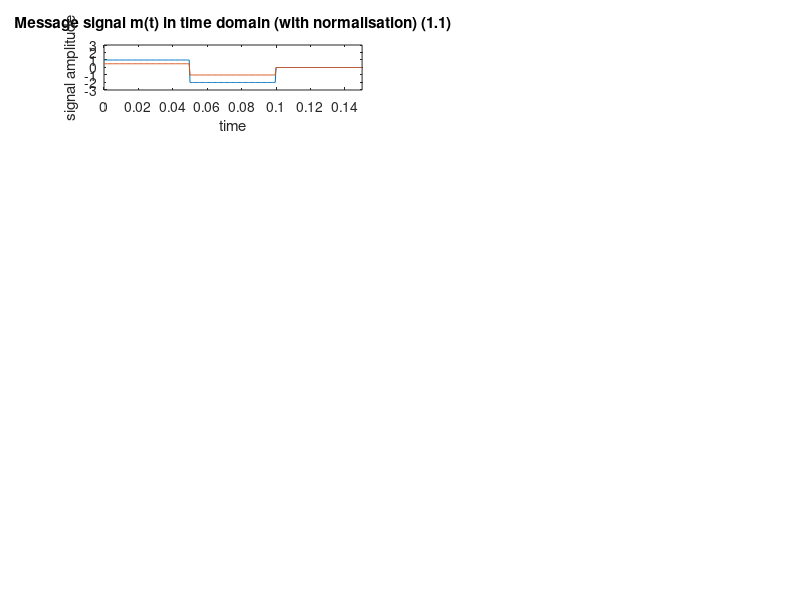

This figure's MATLAB source: (Note: this script raises an error after producing the figure.)
%%  ACS232 Analog Modulation Lab, University of Sheffield - Spring 2019
clear variables;
close all;
%% System Parameters

% Message signal parameters
ts=5e-4;                                                                                                                            % Sampling interval
T=0.15;                                                                                                                             % Message signal time duration
% Modulation parameters
fc=250;                                                                                                                             % Frequency of the carrier
a=0.85;                                                                                                                             % Modulation signal     
% Frequency representation parameters
df=0.1;                                                                                                                             % Frequency resolution to plot Fourier transform
%% Message signal construction and plot against normalised signal (1.1)

t=0:ts:T;                                                                                                                           % Time indices for signal representation
m=[ones(1,floor(length(t)/3)) -2*ones(1,floor(length(t)/3)) zeros(1,ceil(length(t)/3))];                                            % Message signal construction
mnorm = m/max(abs(m));                                                                                                              % Construction of the normalised message signal

figure;                                                                                                                             % Creates a new message signal
subplot(6,2,1)                                                                                                                      % Creates a new subplot
plot(t,m)                                                                                                                           % Plots message signal against time                                                                                      % Sets the graph to                         
xlabel('time')                                                                                                                      % Labels x axis of the plot
ylabel('signal amplitude')                                                                                                          % Labels y axis of the plot
axis([0 T -3 3])                                                                                                                    % Sets the axis limits shown on the x and y axes

hold on                                                                                                                             % Retains the next plot in the current axes
plot(t,mnorm)                                                                                                                       % Plots normalised message signal against time
title('Message signal m(t) in time domain (with normalisation) (1.1)')                                                              % Labels the plot

% Fourier Transform: Uses the fourier transform function to return the transform of the discrete time signal M
% Inputs taken are of the discrete time signal, the time interval and desired frequency interval (m, ts, df)
% Outputs given are fourier transform, the frequencies for which the transform is evaluated in M, and the frequency interval used (M, freq_M, df_M)
[M,freq_M, df_M]=fourier_transform(m,ts,df);
subplot(6,2,2)                                                                                                                      % Creates a new subplot
plot(freq_M,abs(M));                                                                                                                % Plots the absolute value of the fourier transform of M against it's frequency
xlabel('frequency')                                                                                                                 % Labels x axis of the plot
ylabel('M(f)')                                                                                                                      % Labels y axis of the plot
axis([-1000 1000 0 0.15])                                                                                                           % Sets the axis limits shown on the x and y axes
title('Spectrum of Message signal in frequency domain (1.1)')                                                                       % Labels the plot

%% Carrier signal construction and plot (1.2)

Ac = 1;                                                                                                                             % Defines the carrier signal amplitude
c = Ac.*cos(2.*pi.*fc.*t);                                                                                                          % Defines the carrier signal, with frequency 250 Hz, and Ac = 1

subplot(6,2,3)                                                                                                                      % Creates a new subplot
plot(t,c)                                                                                                                           % Plots the carrier signal against time
xlabel('time')                                                                                                                      % Labels x axis of the plot
ylabel('signal amplitude')                                                                                                          % Labels y axis of the plot
axis([0 T -3 3])                                                                                                                    % Sets the axis limits shown on the x and y axes
title('Carrier signal c(t) in time domain (1.2)')                                                                                   % Labels the plot

[C,freq_C, df_C]=fourier_transform(c,ts,df);                                                                                        % Computes the fourier transform of the carrier signal
subplot(6,2,4)                                                                                                                      % Creates a new subplot
plot(freq_C,abs(C));                                                                                                                % Plots the absolute value of the fourier transform of the carrier against it's frequency
xlabel('frequency')                                                                                                                 % Labels x axis of the plot
ylabel('C(f)')                                                                                                                      % Labels y axis of the plot
axis([-1000 1000 0 0.1])                                                                                                            % Sets the axis limits shown on the x and y axes
title('Spectrum of Carrier signal in frequency domain (1.2)')                                                                       % Labels the plot
%% Conventional AM modulated signal construction and plot (1.2)

uc=(1+(a.*mnorm)).*c;                                                                                                               % Defines the Conventional AM modulated signal (without carrier suppression) using the normalised message signal and carrier signal

subplot(6,2,5)                                                                                                                      % Creates a new subplot
plot(t,uc)                                                                                                                          % Plots the conventional AM modulated signal against time
xlabel('time')                                                                                                                      % Labels x axis of the plot
ylabel('Uc(t)')                                                                                                                     % Labels y axis of the plot
axis([0 T -3 3])                                                                                                                    % Sets the axis limits shown on the x and y axes
title('Conventional AM Modulated Signal in time domain (1.2)')                                                                      % Labels the plot

subplot(6,2,6)                                                                                                                      % Creates a new subplot
[UC,freq_UC, df_UC]=fourier_transform(uc,ts,df);                                                                                    % Computes the fourier transform of the conventional AM modulated signal
plot(freq_UC,abs(UC));                                                                                                              % Plots the absolute value of the fourier transform of the conventional AM modulated signal against it's frequency
xlabel('frequency')                                                                                                                 % Labels x axis of the plot
ylabel('Uc(f)')                                                                                                                     % Labels y axis of the plot
axis([-1000 1000 0 0.1])                                                                                                            % Sets the axis limits shown on the x and y axes
title('Spectrum of the conventional AM modulated signal in the frequency domain (1.2)')                                             % Labels the plot
%% Double Sideband Supressed-Carrier (DSB-SC) Analog Modulated Signal construction and plot (1.3)

ud = m.*c;                                                                                                                          % Defines the DSB-SC analog modulated signal as the product of the message and carrier signals

subplot(6,2,7)                                                                                                                      % Creates a new subplot
plot(t,ud)                                                                                                                          % Plots the DSB-SC analog modulated signal against time
title('Double Sideband Supressed-Carrier (DSB-SC) Analog Modulated Signal in time domain (1.3)')                                    % Labels the plot
xlabel('time')                                                                                                                      % Labels x axis of the plot
ylabel('Ud(t)')                                                                                                                     % Labels y axis of the plot
axis([0 0.15 -2.5 2.5])                                                                                                             % Sets the axis limits shown on the x and y axes

subplot(6,2,8)                                                                                                                      % Creates a new subplot
[UD,freq_UD, df_UD]=fourier_transform(ud,ts,df);                                                                                    % Computes the fourier transform of the DSB-SC analog modulated signal
plot(freq_UD,abs(UD));                                                                                                              % Plots the absolute value of the fourier transform of the DSB-SC modulated signal against it's frequency
xlabel('frequency')                                                                                                                 % Labels x axis of the plot
ylabel('M(f)C(f) or Ud(f)')                                                                                                          % Labels y axis of the plot
axis([-1000 1000 0 0.06])                                                                                                           % Sets the axis limits shown on the x and y axes
title('Spectrum of the Double Sideband Suppressed modulated signal in the frequency domain (1.3)')                                  % Labels the plot
%% DSB-SC AM Modulated signal mixed with carrier, construction and plot (2.1)

y = ud.*c;                                                                                                                          % Defines y, a mix of the DSB-SC and carrier signals

subplot(6,2,9)                                                                                                                      % Creates a new subplot
plot(t,y)                                                                                                                           % Plots the mix of the DSB-SC and carrier signal against time
xlabel('time')                                                                                                                      % Labels x axis of the plot
ylabel('signal amplitude')                                                                                                          % Labels y axis of the plot
axis([0 0.15 -2.5 2.5])                                                                                                             % Sets the axis limits shown on the x and y axes
title('Double Sideband Suppressed modulated signal mixed with the carrier signal in the time domain (2.1)')                         % Labels the plot

subplot(6,2,10)                                                                                                                     % Creates a new subplot
[Y,freq_y, df_y]=fourier_transform(y,ts,df);                                                                                        % Computes the fourier transform of y
plot(freq_y,abs(Y));                                                                                                                % Plots the absolute value of the fourier transform of y against it's frequency
xlabel('frequency')                                                                                                                 % Labels x axis of the plot
ylabel('M(f)')                                                                                                                      % Labels y axis of the plot
axis([-1000 1000 0 0.06])                                                                                                           % Sets the axis limits shown on the x and y axes
title('Spectrum of the Double Sideband Suppressed modulated signal mixed with the carrier signal in the frequency domain (2.1)')    % Labels the plot
%% Freqency response of the ideal lowpass filter (2.2)

f_cutoff1 = 100;                                                                                                                    % Defines the cutoff frequency of the ideal lowpass filter
H_max = 1.85;                                                                                                                       % Defines the gain used to demodulate the DSB-SC signal

unitstep = zeros(size(freq_y));                                                                                                     % Produces a unit step signal using the frequencies of the signal y 
unitstep(freq_y >= -f_cutoff1)= H_max;                                                                                              % Defines the unit step signal to be 1.85 when the frequency is >= -100
unitstep(freq_y >= f_cutoff1)= 0;                                                                                                   % Defines the unit step signal to be 0 when the frequency is >= 100                                                                                                                            

r = Y.*unitstep;                                                                                                                    % Creates a variable r, the product of the fourier transform of the DSB-SC signal and the unit step 
                                                                                                                                    % Creates a new figure
subplot(6,2,11)                                                                                                                     % Creates a new subplot
[r_t,t]=inverse_fourier_transform(r,t,ts);                                                                                          % Computes the inverse fourier transform of the signal r
plot(t,real(r_t))                                                                                                                   % Plots the real values of the inverse fourier of the signal r against time
xlabel('time')                                                                                                                      % Labels x axis of the plot
ylabel('M^(t)')                                                                                                                     % Labels y axis of the plot
axis([0 0.15 -2.5 2.5])                                                                                                             % Sets the axis limits shown on the x and y axes
title('Demodulated DSB-SC (AM) modulated signal in the time domain for a cutoff frequency of 100Hz (2.2)')                          % Labels the plot

[r_f,freq_r,df]=fourier_transform(r_t,ts,df);                                                                                       % Computes the fourier transform of r
subplot(6,2,12)                                                                                                                     % Creates a new subplot
plot(freq_r,abs(r_f))                                                                                                               % Plots the absolute value of the fourier transform of r against frequency
xlabel('frequency')                                                                                                                 % Labels x axis of the plot
ylabel('M^(f)')                                                                                                                     % Labels y axis of the plot
axis([-1000 1000 0 0.11])                                                                                                           % Sets the axis limits shown on the x and y axes
title ('Demodulated DSB-SC (AM) modulated signal in the frequency domain for a cutoff frequency of 100Hz(2.2)')                     % Labels the plot
%% Measuring the distortion between the original and recovered message signals (3.1)

f_cutoff2=300;                                                                                                                      % Defines a second cutoff frequency of the ideal lowpass filter at 300Hz
unitstep2=zeros(size(freq_y));                                                                                                      % Produces a unit step signal using the frequencies of the signal y 
unitstep2(freq_y>=-f_cutoff2)=H_max;                                                                                                % Defines the unit step signal to be 1.85 when the frequency is >= -300
unitstep2(freq_y>=f_cutoff2)=0;                                                                                                     % Defines the unit step signal to be 0 when the frequency is >= 300
r2=Y.*unitstep2;                                                                                                                    % Creates a new variable for the product of the fourier transform of the DSB-SC signal and the second unit step 

f_cutoff3=500;                                                                                                                      % Defines a third cutoff frequency of the ideal lowpass filter at 500Hz
unitstep3=zeros(size(freq_y));                                                                                                      % Produces a unit step signal using the frequencies of the signal y
unitstep3(freq_y>=-f_cutoff3)=H_max;                                                                                                % Defines the unit step signal to be 1.85 when the frequency is >= -500
unitstep3(freq_y>=f_cutoff3)=0;                                                                                                     % Defines the unit step signal to be 0 when the frequency is >= 500 
r3=Y.*unitstep3;                                                                                                                    % Creates a new variable for the product of the fourier transform of the DSB-SC signal and the third unit step

[r2_inverse,t]=inverse_fourier_transform(r2,t,ts);                                                                                  % Computes the inverse fourier transform of the signal r2
[r3_inverse,t]=inverse_fourier_transform(r3,t,ts);                                                                                  % Computes the inverse fourier transform of the signal r3
l100=norm(m-r_t);                                                                                                                   % Calculates the magnitude of the difference between the message signal and recovered signal at a cutoff frequency of 100Hz
l300=norm(m-r2_inverse);                                                                                                            % Calculates the magnitude of the difference between the message signal and recovered signal at a cutoff frequency of 300Hz
l500=norm(m-r3_inverse);                                                                                                            % Calculates the magnitude of the difference between the message signal and recovered signal at a cutoff frequency of 500Hz

[maxd1,r_t1,freq_r]=fourier_transform(l100,ts,df);                                                                                  % Computes the fourier transform of the difference between the message signal and recovered signal at a cutoff frequency of 100Hz
[maxd2,r_t2,freq_r]=fourier_transform(l300,ts,df);                                                                                  % Computes the fourier transform of the difference between the message signal and recovered signal at a cutoff frequency of 300Hz
[maxd3,r_t3,freq_r]=fourier_transform(l500,ts,df);                                                                                  % Computes the fourier transform of the difference between the message signal and recovered signal at a cutoff frequency of 500Hz

figure;                                                                                                                             % Creates a new figure
subplot (2,1,1)                                                                                                                     % Creates a new subplot
plot(r_t1,abs(maxd1))                                                                                                               % Plots the absolute value of the distortion at 100Hz against frequency
hold on                                                                                                                             % Retains the next plot in the current axes
plot(r_t2,abs(maxd2))                                                                                                               % Plots the absolute value of the distortion at 300Hz against frequency
hold on                                                                                                                             % Retains the next plot in the current axes
plot(r_t3,abs(maxd3))                                                                                                               % Plots the absolute value of the distortion at 300Hz against frequency
hold off                                                                                                                            % Stops retaining the next plot in the current axes
xlabel('Frequency')                                                                                                                 % Labels x axis of the plot
ylabel('Demodulation distortion')                                                                                                   % Labels y axis of the plot
legend('distortion at 100Hz','distortion at 300Hz','distortion at 500Hz')                                                           % Labels the different lines of the plot
axis([-1000 1000 0 0.006]) 
title('Demodulation distortion of the message signal m(t) at 3 cutoff frequencies (3.1)')                                           % Labels the plot
%% 3.2 Obtaining optimal cutoff frequency

for x=300:5:400                                                                                                                     % Creates a for loop to test a range of cutoff frequencies from 300 to 400Hz
f_cutoff=x;                                                                                                                         % Declares cutoff frequency to be the variable x
unitstep=zeros(size(freq_y));                                                                                                       % Produces a unit step signal using the frequencies of the signal y
unitstep(freq_y>=-f_cutoff)=H_max;                                                                                                  % Defines the unit step signal to be 1.85 when the frequency is >= the cutoff frequency
unitstep(freq_y>=f_cutoff)=0;                                                                                                       % Defines the unit step signal to be 0 when the frequency is >= the cutoff frequency
r=Y.*unitstep;                                                                                                                      % Creates a new variable for the product of the fourier transform of the DSB-SC signal and the unit step
[r_t,t]=inverse_fourier_transform(r,t,ts);                                                                                          % Computes the inverse fourier transform of the signal r
l300=norm(m-r_t);                                                                                                                   % Calculates the magnitude of the difference between the message signal and recovered signal at the cutoff frequency
disp("Distortion at "+ f_cutoff +" = " + l300)                                                                                      % Prints the value of the distortion for a range of different cutoff frequencies
end                                                                                                                                 % Ends the for loop
%% Plotting the optimal cutoff frequency

f_cutoff=330;                                                                                                                       % Defines the optimal cutoff frequency at 330Hz
unitstep=zeros(size(freq_y));                                                                                                       % Produces a unit step signal using the frequencies of the signal y
unitstep(freq_y>=-f_cutoff)=H_max;                                                                                                  % Defines the unit step signal to be 1.85 when the frequency is >= 330Hz
unitstep(freq_y>=f_cutoff)=0;                                                                                                       % Defines the unit step signal to be 0 when the frequency is >= 330Hz
r=Y.*unitstep;                                                                                                                      % Creates a new variable for the product of the fourier transform of the DSB-SC signal and the unit step
[r_t,t]=inverse_fourier_transform(r,t,ts);                                                                                          % Computes the inverse fourier transform of the signal r
l330=norm(m-r_t);                                                                                                                   % Calculates the magnitude of the difference between the message signal and recovered signal at 330Hz
disp("Optimal distortion at 330Hz = " + l330)                                                                                       % Prints the optimal distortion at 330Hz
[r_f,freq_r,df]=fourier_transform(l330,ts,df);                                                                                      % Computes the fourier transform of the difference between the message signal and recovered signal at a cutoff frequency of 330Hz

subplot (2,1,2)                                                                                                                     % Creates a new subplot
plot(freq_r,abs(r_f))                                                                                                               % Plots the absolute value of the distortion at 330Hz against frequency
xlabel('Frequency')                                                                                                                 % Labels x axis of the plot
ylabel('Demodulation distortion')                                                                                                   % Labels y axis of the plot
axis([0 T -0.01 0.01])                                                                                                              % Sets the axis limits shown on the x and y axes
title('Demodulation distortion at the optimal cutoff frequency of 330Hz (3.2)')                                                     % Labels the plot